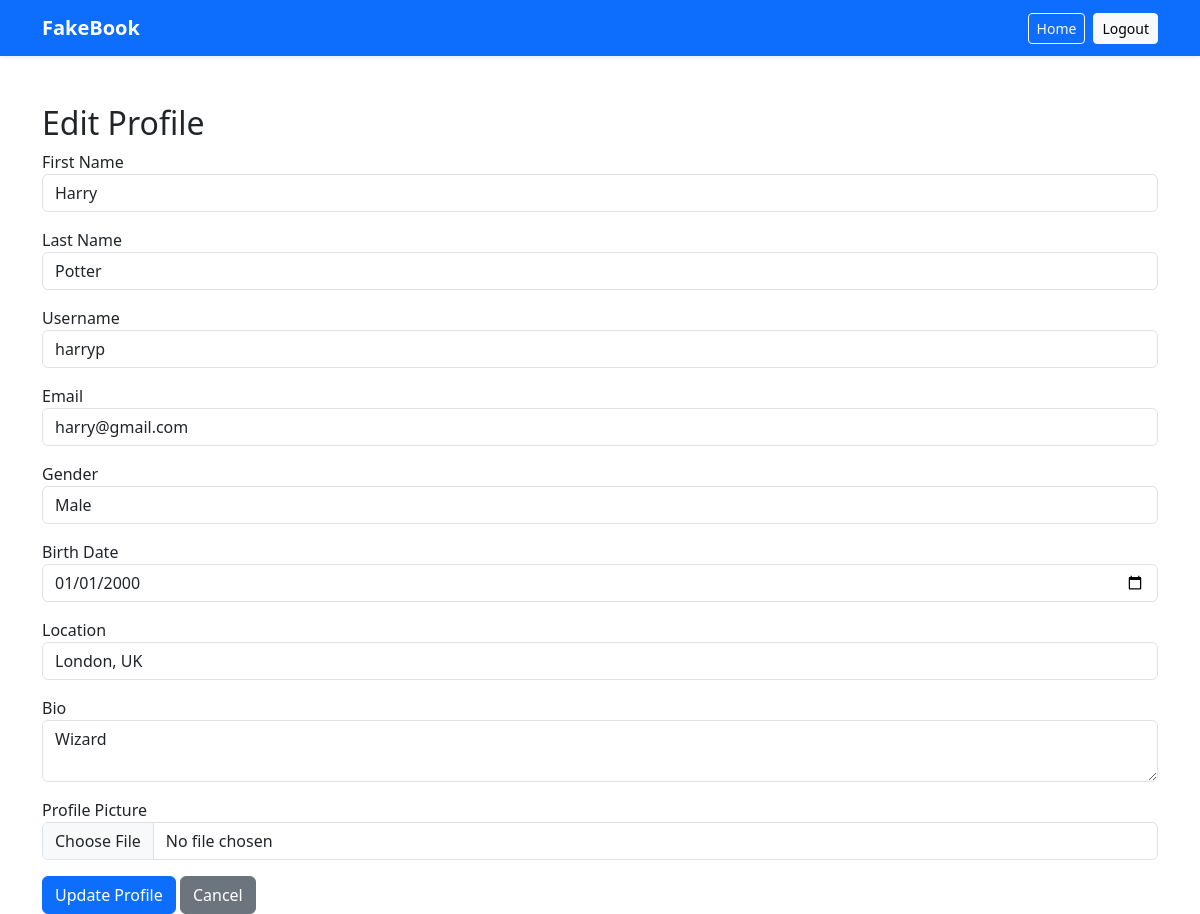
Page /index.php?action=edit_profile&user_id=4 (signed in) on the committed database.
### tables this page shows
CREATE TABLE users (
    id INT AUTO_INCREMENT PRIMARY KEY,
    first_name VARCHAR(255) NOT NULL,
    last_name VARCHAR(255) NOT NULL,
    username VARCHAR(100) NOT NULL,
    email VARCHAR(100) NOT NULL UNIQUE,
    password VARCHAR(255) NOT NULL,
    gender ENUM('male', 'female') NOT NULL,
    birth_date DATE NOT NULL,
    location VARCHAR(100) NULL,
    bio TEXT NULL,
    profile_pic VARCHAR(255) NULL,
    created_at TIMESTAMP DEFAULT CURRENT_TIMESTAMP
);

### src/controller/ProfileController.php (called while the page is built, shortened)
<?php
require_once __DIR__ . '/../model/User.php';
class ProfileController{
    private $user;
    public function __construct() {
        $pdo = require __DIR__ . '/../../config/db.php';
        $this->user = new User($pdo);
    }
    public function editProfile(){
        $email = $_SESSION['user'];
        $user = $this->user->getUserByEmail($email);
        include __DIR__.'/../view/profile/edit.php';
    }
}
?>

### src/model/User.php (called while the page is built, shortened)
<?php
class User
{
    private $pdo;
    public function __construct($pdo)
    {
        $this->pdo = $pdo;
    }
    public function getUserByEmail($email)
    {
        $stmt = $this->pdo->prepare("SELECT * FROM users where email=?");
        $stmt->execute([$email]);
        return $stmt->fetch();
    }
}
?>

### src/view/profile/edit.php (the view, shortened to what this page needs)
<?php include __DIR__.'/../layouts/header.php'; ?>
<h2>Edit Profile</h2>
<form method="POST" action="index.php?action=update_profile&user_id=<?= $user['id'] ?>" enctype="multipart/form-data">
    <div class="mb-3">
        <label>First Name</label>
        <input type="text" name="first_name" class="form-control" value="<?= htmlspecialchars($user['first_name']) ?>" required>
    </div>
    <div class="mb-3">
        <label>Last Name</label>
        <input type="text" name="last_name" class="form-control" value="<?= htmlspecialchars($user['last_name']) ?>" required>
    </div>
    <div class="mb-3">
        <label>Username</label>
        <input type="text" name="username" class="form-control" value="<?= htmlspecialchars($user['username']) ?>" required>
    </div>
    <div class="mb-3">
        <label>Email</label>
        <input type="email" name="email" class="form-control" value="<?= htmlspecialchars($user['email']) ?>" required>
    </div>
    <div class="mb-3">
        <label>Gender</label>
        <select name="gender" class="form-control" required>
            <option value="male" <?= $user['gender']=='male'?'selected':'' ?>>Male</option>
        </select>
    </div>
    <div class="mb-3">
        <label>Birth Date</label>
        <input type="date" name="birth_date" class="form-control" value="<?= htmlspecialchars($user['birth_date']) ?>" required>
    </div>
    <div class="mb-3">
        <label>Location</label>
        <input type="text" name="location" class="form-control" value="<?= htmlspecialchars($user['location']) ?>">
    </div>
    <div class="mb-3">
        <label>Bio</label>
        <textarea name="bio" class="form-control"><?= htmlspecialchars($user['bio']) ?></textarea>
    </div>
    <div class="mb-3">
        <label>Profile Picture</label>
        <input type="file" name="profile_pic" class="form-control">
    </div>
    <button type="submit" value="Submit" class="btn btn-primary">Update Profile</button>
    <a href="index.php?controller=profile&action=index" class="btn btn-secondary">Cancel</a>
</form>
 <?php include __DIR__.'/../layouts/footer.php'; ?>

### rows in the picture
users: first_name "Harry", last_name "Potter", username "harryp", email "harry@gmail.com", gender "Male", birth_date "01/01/2000", location "London, UK", bio "Wizard"
